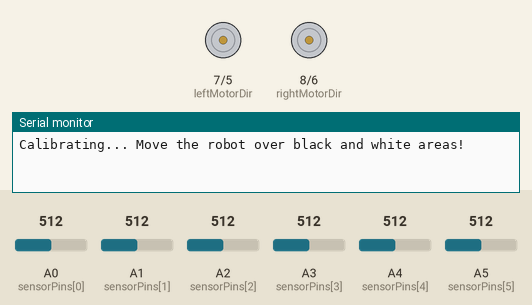
Recording of a sketch running on a simulated Arduino Uno, built with avr-gcc and run on an emulated ATmega328P. On the bench: direction and speed pins drawn as motors (green arrow = direction pin HIGH = forward, orange = LOW = backward, longer = more drive), the last lines printed to the serial monitor. The inputs (shaded band) are chosen by the test bench; at power-on: A0 (sensorPins[0]) = 512, A1 (sensorPins[1]) = 512, A2 (sensorPins[2]) = 512, A3 (sensorPins[3]) = 512, A4 (sensorPins[4]) = 512, A5 (sensorPins[5]) = 512.

Above: at 0.1 s.
At 2.2 s:
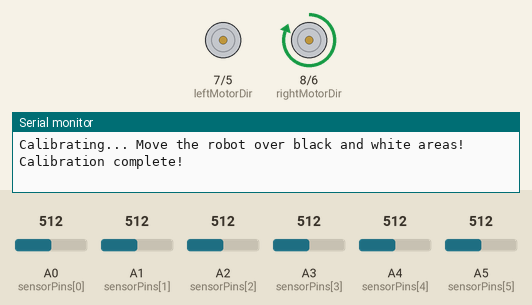
2.3 s: A0 (sensorPins[0]) set to 306
Timing chart, 0 to 5.3 s (numbered marks = the images above; inputs shaded):
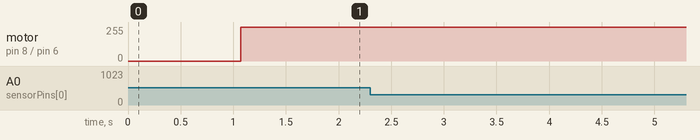

The sketch:

esp32_update_1744415520161.ino
```cpp
#include <Arduino.h>

// Sensor Configuration
const uint8_t sensorCount = 6;
const uint8_t sensorPins[] = {A0, A1, A2, A3, A4, A5};
uint16_t minValues[sensorCount];
uint16_t maxValues[sensorCount];

// PID Variables
float Kp = 0.8;
float Ki = 0.002;
float Kd = 2.0;
float lastError = 0;
float integral = 0;
unsigned long lastTime = 0;

// Motor Pins
const uint8_t leftMotorPWM = 5;//to be deleted
const uint8_t rightMotorPWM = 6;//to be deleted
const uint8_t leftMotorDir = 7;//to be deleted
const uint8_t rightMotorDir = 8;//to be deleted

// Speed Settings
const int minSpeed = 60;
const int maxSpeed = 150;

// Failsafe Variables
const uint16_t lostThreshold = 200; // If total sensor readings drop below this, assume the line is lost
const unsigned long failsafeTimeout = 1000; // Time (ms) before stopping completely
unsigned long lastDetectedTime = 0;

void setup() {
    Serial.begin(9600);

    pinMode(leftMotorPWM, OUTPUT);
    pinMode(rightMotorPWM, OUTPUT);
    pinMode(leftMotorDir, OUTPUT);
    pinMode(rightMotorDir, OUTPUT);

    for (uint8_t i = 0; i < sensorCount; i++) {
        minValues[i] = 1023;
        maxValues[i] = 0;
    }

    Serial.println("Calibrating... Move the robot over black and white areas!");
    for (uint8_t i = 0; i < 100; i++) {
        calibrateSensors();
        delay(10);
    }
    Serial.println("Calibration complete!");
    lastTime = millis();
    lastDetectedTime = millis(); // Start failsafe timer
}

void loop() {
    float position = getPosition();
    float error = position - (sensorCount - 1) * 500 / 2;

    unsigned long currentTime = millis();
    float deltaTime = (currentTime - lastTime) / 1000.0;
    lastTime = currentTime;

    if (deltaTime <= 0) return;

    integral += error * deltaTime;
    float derivative = (error - lastError) / deltaTime;
    float correction = Kp * error + Ki * integral + Kd * derivative;
    lastError = error;

    int baseSpeed = calculateAdaptiveSpeed();
    int leftSpeed = baseSpeed + correction;
    int rightSpeed = baseSpeed - correction;

    leftSpeed = constrain(leftSpeed, 0, 255);
    rightSpeed = constrain(rightSpeed, 0, 255);

    // 🔥 Failsafe Check 🔥
    if (isLineLost()) {
        if (millis() - lastDetectedTime > failsafeTimeout) {
            stopMotors();
            Serial.println("❌ Line lost! Stopping robot.");
            return;
        }
    } else {
        lastDetectedTime = millis(); // Reset failsafe timer
    }

    moveMotors(leftSpeed, rightSpeed);
}

// 🛠 Custom Calibration Function
void calibrateSensors() {
    for (uint8_t i = 0; i < sensorCount; i++) {
        uint16_t value = analogRead(sensorPins[i]);

        if (value < minValues[i]) minValues[i] = value;
        if (value > maxValues[i]) maxValues[i] = value;
    }
}

// 📍 Get Normalized Position
float getPosition() {
    uint32_t weightedSum = 0;
    uint16_t sum = 0;

    for (uint8_t i = 0; i < sensorCount; i++) {
        uint16_t rawValue = analogRead(sensorPins[i]);
        uint16_t normalized = map(rawValue, minValues[i], maxValues[i], 0, 1000);
        normalized = constrain(normalized, 0, 1000);

        weightedSum += normalized * (i * 1000);
        sum += normalized;
    }

    return (sum > 0) ? (weightedSum / sum) : (sensorCount - 1) * 500 / 2;
}

// ⚡ Adaptive Speed Control
int calculateAdaptiveSpeed() {
    uint16_t sum = 0;

    for (uint8_t i = 0; i < sensorCount; i++) {
        uint16_t rawValue = analogRead(sensorPins[i]);
        uint16_t normalized = map(rawValue, minValues[i], maxValues[i], 0, 1000);
        normalized = constrain(normalized, 0, 1000);
        sum += normalized;
    }

    return map(sum, 0, sensorCount * 1000, minSpeed, maxSpeed);
}

// ⚠️ Check if Line is Lost
bool isLineLost() {
    uint16_t total = 0;
    for (uint8_t i = 0; i < sensorCount; i++) {
        uint16_t rawValue = analogRead(sensorPins[i]);
        uint16_t normalized = map(rawValue, minValues[i], maxValues[i], 0, 1000);
        total += normalized;
    }
    return total < lostThreshold;
}

// 🛑 Stop Motors
void stopMotors() {
    analogWrite(leftMotorPWM, 0);
    analogWrite(rightMotorPWM, 0);
}

// ⚡ Motor Control
void moveMotors(int leftSpeed, int rightSpeed) {
    digitalWrite(leftMotorDir, HIGH);
    digitalWrite(rightMotorDir, HIGH);

    analogWrite(leftMotorPWM, leftSpeed);
    analogWrite(rightMotorPWM, rightSpeed);
}
```
